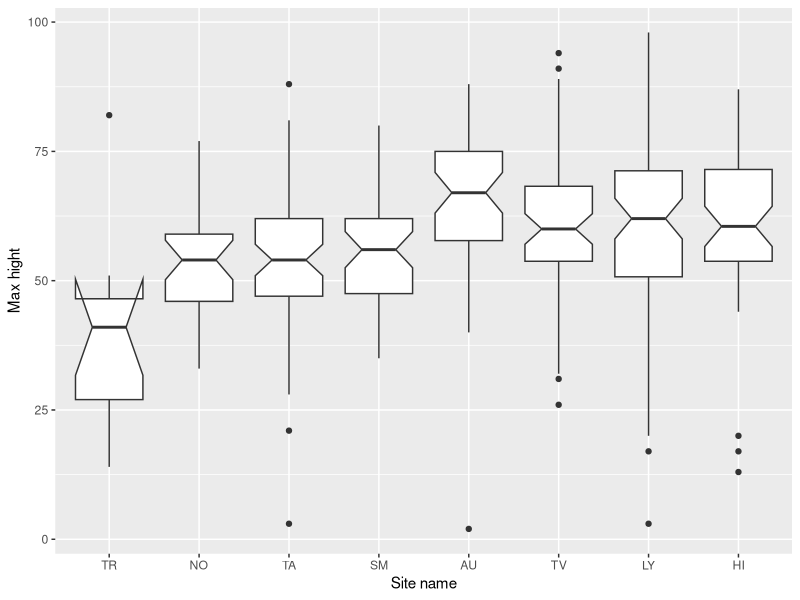

Generate this figure with R:
#load packages
library(tidyverse)

#load data
calluna <- readxl::read_excel("Data/Feltskjema Fureneset 25.09.2019.xlsx", sheet = "målingerSept")

calluna <- calluna %>% mutate(`Site name`= factor(`Site name`,levels = c("TR", "NO", "TA", "SM", "AU", "TV", "LY", "HI")))

ggplot(calluna, aes(x = `Site name`, y = `Max hight`)) + 
  geom_boxplot(notch = TRUE)
